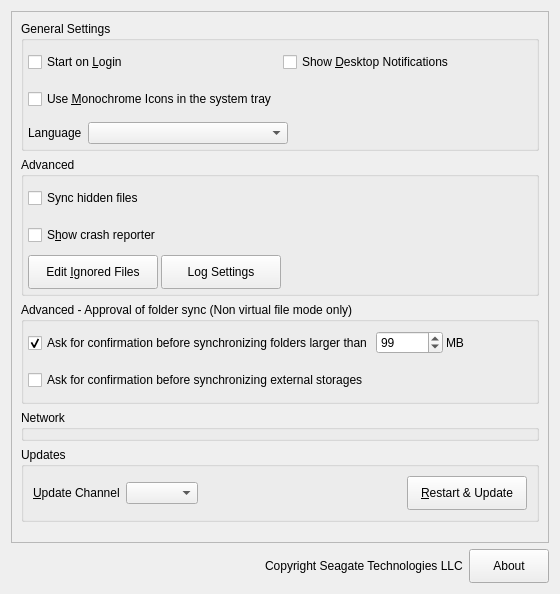
<?xml version="1.0" encoding="UTF-8"?>
<ui version="4.0">
 <class>CUR::GeneralSettings</class>
 <widget class="QWidget" name="CUR::GeneralSettings">
  <property name="geometry">
   <rect>
    <x>0</x>
    <y>0</y>
    <width>560</width>
    <height>594</height>
   </rect>
  </property>
  <property name="windowTitle">
   <string>Form</string>
  </property>
  <layout class="QVBoxLayout" name="verticalLayout_3">
   <item>
    <widget class="QScrollArea" name="scrollArea">
     <property name="widgetResizable">
      <bool>true</bool>
     </property>
     <widget class="QWidget" name="scrollAreaWidgetContents_2">
      <property name="geometry">
       <rect>
        <x>0</x>
        <y>0</y>
        <width>544</width>
        <height>539</height>
       </rect>
      </property>
      <layout class="QVBoxLayout" name="verticalLayout_5">
       <item>
        <widget class="QGroupBox" name="generalGroupBox">
         <property name="title">
          <string>General Settings</string>
         </property>
         <layout class="QVBoxLayout" name="verticalLayout_2">
          <property name="leftMargin">
           <number>4</number>
          </property>
          <property name="topMargin">
           <number>4</number>
          </property>
          <property name="rightMargin">
           <number>4</number>
          </property>
          <property name="bottomMargin">
           <number>4</number>
          </property>
          <item>
           <layout class="QHBoxLayout" name="horizontalLayout_7">
            <item>
             <widget class="QFrame" name="frame">
              <layout class="QGridLayout" name="gridLayout">
               <property name="leftMargin">
                <number>0</number>
               </property>
               <property name="topMargin">
                <number>0</number>
               </property>
               <property name="rightMargin">
                <number>0</number>
               </property>
               <property name="bottomMargin">
                <number>0</number>
               </property>
               <property name="verticalSpacing">
                <number>3</number>
               </property>
               <item row="1" column="0">
                <widget class="CCheckBox" name="monoIconsCheckBox">
                 <property name="sizePolicy">
                  <sizepolicy hsizetype="Preferred" vsizetype="Fixed">
                   <horstretch>0</horstretch>
                   <verstretch>0</verstretch>
                  </sizepolicy>
                 </property>
                 <property name="minimumSize">
                  <size>
                   <width>0</width>
                   <height>34</height>
                  </size>
                 </property>
                 <property name="maximumSize">
                  <size>
                   <width>16777215</width>
                   <height>34</height>
                  </size>
                 </property>
                 <property name="text">
                  <string>Use &amp;Monochrome Icons in the system tray</string>
                 </property>
                </widget>
               </item>
               <item row="0" column="0">
                <widget class="CCheckBox" name="autostartCheckBox">
                 <property name="sizePolicy">
                  <sizepolicy hsizetype="Preferred" vsizetype="Fixed">
                   <horstretch>0</horstretch>
                   <verstretch>0</verstretch>
                  </sizepolicy>
                 </property>
                 <property name="minimumSize">
                  <size>
                   <width>0</width>
                   <height>34</height>
                  </size>
                 </property>
                 <property name="maximumSize">
                  <size>
                   <width>16777215</width>
                   <height>34</height>
                  </size>
                 </property>
                 <property name="text">
                  <string>Start on &amp;Login</string>
                 </property>
                </widget>
               </item>
               <item row="0" column="1">
                <widget class="CCheckBox" name="desktopNotificationsCheckBox">
                 <property name="sizePolicy">
                  <sizepolicy hsizetype="Preferred" vsizetype="Fixed">
                   <horstretch>0</horstretch>
                   <verstretch>0</verstretch>
                  </sizepolicy>
                 </property>
                 <property name="minimumSize">
                  <size>
                   <width>200</width>
                   <height>34</height>
                  </size>
                 </property>
                 <property name="maximumSize">
                  <size>
                   <width>16777215</width>
                   <height>34</height>
                  </size>
                 </property>
                 <property name="text">
                  <string>Show &amp;Desktop Notifications</string>
                 </property>
                </widget>
               </item>
              </layout>
             </widget>
            </item>
            <item>
             <spacer name="horizontalSpacer">
              <property name="orientation">
               <enum>Qt::Orientation::Horizontal</enum>
              </property>
              <property name="sizeHint" stdset="0">
               <size>
                <width>40</width>
                <height>20</height>
               </size>
              </property>
             </spacer>
            </item>
           </layout>
          </item>
          <item>
           <layout class="QHBoxLayout" name="horizontalLayout_6">
            <item>
             <widget class="QLabel" name="languageLabel">
              <property name="sizePolicy">
               <sizepolicy hsizetype="Maximum" vsizetype="Preferred">
                <horstretch>0</horstretch>
                <verstretch>0</verstretch>
               </sizepolicy>
              </property>
              <property name="locale">
               <locale language="English" country="UnitedStates"/>
              </property>
              <property name="text">
               <string>Language</string>
              </property>
             </widget>
            </item>
            <item>
             <widget class="QComboBox" name="languageDropdown">
              <property name="sizePolicy">
               <sizepolicy hsizetype="Minimum" vsizetype="Fixed">
                <horstretch>0</horstretch>
                <verstretch>0</verstretch>
               </sizepolicy>
              </property>
              <property name="minimumSize">
               <size>
                <width>200</width>
                <height>0</height>
               </size>
              </property>
              <property name="cursor">
               <cursorShape>PointingHandCursor</cursorShape>
              </property>
              <property name="currentText">
               <string/>
              </property>
             </widget>
            </item>
            <item>
             <spacer name="horizontalSpacer_2">
              <property name="orientation">
               <enum>Qt::Orientation::Horizontal</enum>
              </property>
              <property name="sizeHint" stdset="0">
               <size>
                <width>40</width>
                <height>20</height>
               </size>
              </property>
             </spacer>
            </item>
           </layout>
          </item>
         </layout>
        </widget>
       </item>
       <item>
        <widget class="QGroupBox" name="advancedGroupBox">
         <property name="title">
          <string>Advanced</string>
         </property>
         <layout class="QHBoxLayout" name="horizontalLayout_5">
          <property name="leftMargin">
           <number>4</number>
          </property>
          <property name="topMargin">
           <number>4</number>
          </property>
          <property name="rightMargin">
           <number>4</number>
          </property>
          <property name="bottomMargin">
           <number>4</number>
          </property>
          <item>
           <layout class="QVBoxLayout" name="verticalLayout_6">
            <property name="spacing">
             <number>3</number>
            </property>
            <item>
             <widget class="CCheckBox" name="syncHiddenFilesCheckBox">
              <property name="minimumSize">
               <size>
                <width>0</width>
                <height>34</height>
               </size>
              </property>
              <property name="maximumSize">
               <size>
                <width>300</width>
                <height>34</height>
               </size>
              </property>
              <property name="text">
               <string>Sync hidden files</string>
              </property>
             </widget>
            </item>
            <item>
             <widget class="CCheckBox" name="crashreporterCheckBox">
              <property name="sizePolicy">
               <sizepolicy hsizetype="MinimumExpanding" vsizetype="Fixed">
                <horstretch>0</horstretch>
                <verstretch>0</verstretch>
               </sizepolicy>
              </property>
              <property name="minimumSize">
               <size>
                <width>0</width>
                <height>34</height>
               </size>
              </property>
              <property name="maximumSize">
               <size>
                <width>300</width>
                <height>34</height>
               </size>
              </property>
              <property name="text">
               <string>S&amp;how crash reporter</string>
              </property>
             </widget>
            </item>
            <item>
             <layout class="QHBoxLayout" name="horizontalLayout_4">
              <item>
               <widget class="QPushButton" name="ignoredFilesButton">
                <property name="minimumSize">
                 <size>
                  <width>130</width>
                  <height>34</height>
                 </size>
                </property>
                <property name="maximumSize">
                 <size>
                  <width>16777215</width>
                  <height>34</height>
                 </size>
                </property>
                <property name="cursor">
                 <cursorShape>PointingHandCursor</cursorShape>
                </property>
                <property name="text">
                 <string>Edit &amp;Ignored Files</string>
                </property>
               </widget>
              </item>
              <item>
               <widget class="QPushButton" name="logSettingsButton">
                <property name="minimumSize">
                 <size>
                  <width>120</width>
                  <height>34</height>
                 </size>
                </property>
                <property name="maximumSize">
                 <size>
                  <width>16777215</width>
                  <height>34</height>
                 </size>
                </property>
                <property name="cursor">
                 <cursorShape>PointingHandCursor</cursorShape>
                </property>
                <property name="text">
                 <string>Log Settings</string>
                </property>
               </widget>
              </item>
              <item>
               <spacer name="spacer_3">
                <property name="orientation">
                 <enum>Qt::Orientation::Horizontal</enum>
                </property>
                <property name="sizeHint" stdset="0">
                 <size>
                  <width>555</width>
                  <height>20</height>
                 </size>
                </property>
               </spacer>
              </item>
             </layout>
            </item>
           </layout>
          </item>
         </layout>
        </widget>
       </item>
       <item>
        <widget class="QGroupBox" name="groupBox_non_vfs">
         <property name="title">
          <string>Advanced - Approval of folder sync (Non virtual file mode only)</string>
         </property>
         <layout class="QVBoxLayout" name="verticalLayout">
          <property name="spacing">
           <number>3</number>
          </property>
          <property name="leftMargin">
           <number>4</number>
          </property>
          <property name="topMargin">
           <number>4</number>
          </property>
          <property name="rightMargin">
           <number>4</number>
          </property>
          <property name="bottomMargin">
           <number>4</number>
          </property>
          <item>
           <layout class="QHBoxLayout" name="horizontalLayout_3">
            <item>
             <widget class="CCheckBox" name="newFolderLimitCheckBox">
              <property name="minimumSize">
               <size>
                <width>0</width>
                <height>34</height>
               </size>
              </property>
              <property name="maximumSize">
               <size>
                <width>16777215</width>
                <height>34</height>
               </size>
              </property>
              <property name="text">
               <string>Ask for confirmation before synchronizing folders larger than</string>
              </property>
              <property name="checked">
               <bool>true</bool>
              </property>
             </widget>
            </item>
            <item>
             <widget class="QSpinBox" name="newFolderLimitSpinBox">
              <property name="maximum">
               <number>999999</number>
              </property>
              <property name="value">
               <number>99</number>
              </property>
             </widget>
            </item>
            <item>
             <widget class="QLabel" name="label">
              <property name="text">
               <string extracomment="Trailing part of &quot;Ask confirmation before syncing folder larger than&quot; ">MB</string>
              </property>
             </widget>
            </item>
            <item>
             <spacer name="horizontalSpacer_3">
              <property name="orientation">
               <enum>Qt::Orientation::Horizontal</enum>
              </property>
              <property name="sizeHint" stdset="0">
               <size>
                <width>40</width>
                <height>20</height>
               </size>
              </property>
             </spacer>
            </item>
           </layout>
          </item>
          <item>
           <widget class="CCheckBox" name="newExternalStorage">
            <property name="minimumSize">
             <size>
              <width>0</width>
              <height>34</height>
             </size>
            </property>
            <property name="maximumSize">
             <size>
              <width>16777215</width>
              <height>34</height>
             </size>
            </property>
            <property name="text">
             <string>Ask for confirmation before synchronizing external storages</string>
            </property>
           </widget>
          </item>
         </layout>
        </widget>
       </item>
       <item>
        <widget class="QGroupBox" name="groupBox">
         <property name="title">
          <string>Network</string>
         </property>
         <layout class="QVBoxLayout" name="verticalLayout_4">
          <property name="leftMargin">
           <number>4</number>
          </property>
          <property name="topMargin">
           <number>4</number>
          </property>
          <property name="rightMargin">
           <number>4</number>
          </property>
          <property name="bottomMargin">
           <number>4</number>
          </property>
          <item>
           <widget class="NetworkSettings" name="widget" native="true"/>
          </item>
         </layout>
        </widget>
       </item>
       <item>
        <widget class="QGroupBox" name="updaterWidget">
         <property name="title">
          <string>Updates</string>
         </property>
         <layout class="QHBoxLayout" name="horizontalLayout">
          <item>
           <widget class="QLabel" name="updateChannelLabel">
            <property name="sizePolicy">
             <sizepolicy hsizetype="Maximum" vsizetype="Preferred">
              <horstretch>0</horstretch>
              <verstretch>0</verstretch>
             </sizepolicy>
            </property>
            <property name="text">
             <string>&amp;Update Channel</string>
            </property>
            <property name="buddy">
             <cstring>updateChannel</cstring>
            </property>
           </widget>
          </item>
          <item>
           <widget class="QComboBox" name="updateChannel">
            <property name="sizePolicy">
             <sizepolicy hsizetype="Maximum" vsizetype="Fixed">
              <horstretch>0</horstretch>
              <verstretch>0</verstretch>
             </sizepolicy>
            </property>
            <property name="cursor">
             <cursorShape>PointingHandCursor</cursorShape>
            </property>
           </widget>
          </item>
          <item>
           <widget class="QLabel" name="updateStateLabel">
            <property name="text">
             <string/>
            </property>
            <property name="wordWrap">
             <bool>true</bool>
            </property>
            <property name="openExternalLinks">
             <bool>true</bool>
            </property>
           </widget>
          </item>
          <item>
           <widget class="QPushButton" name="restartButton">
            <property name="sizePolicy">
             <sizepolicy hsizetype="Maximum" vsizetype="Fixed">
              <horstretch>0</horstretch>
              <verstretch>0</verstretch>
             </sizepolicy>
            </property>
            <property name="minimumSize">
             <size>
              <width>120</width>
              <height>34</height>
             </size>
            </property>
            <property name="maximumSize">
             <size>
              <width>16777215</width>
              <height>34</height>
             </size>
            </property>
            <property name="cursor">
             <cursorShape>PointingHandCursor</cursorShape>
            </property>
            <property name="text">
             <string>&amp;Restart &amp;&amp; Update</string>
            </property>
           </widget>
          </item>
         </layout>
        </widget>
       </item>
       <item>
        <spacer name="verticalSpacer">
         <property name="orientation">
          <enum>Qt::Orientation::Vertical</enum>
         </property>
         <property name="sizeHint" stdset="0">
          <size>
           <width>20</width>
           <height>40</height>
          </size>
         </property>
        </spacer>
       </item>
      </layout>
     </widget>
    </widget>
   </item>
   <item>
    <widget class="QWidget" name="versionInfoWidget" native="true">
     <layout class="QHBoxLayout" name="horizontalLayout_2">
      <property name="leftMargin">
       <number>0</number>
      </property>
      <property name="topMargin">
       <number>0</number>
      </property>
      <property name="rightMargin">
       <number>0</number>
      </property>
      <property name="bottomMargin">
       <number>0</number>
      </property>
      <item>
       <spacer name="spacer">
        <property name="orientation">
         <enum>Qt::Orientation::Horizontal</enum>
        </property>
        <property name="sizeHint" stdset="0">
         <size>
          <width>40</width>
          <height>20</height>
         </size>
        </property>
       </spacer>
      </item>
      <item>
       <widget class="QLabel" name="copyrightLabel">
        <property name="cursor">
         <cursorShape>ArrowCursor</cursorShape>
        </property>
        <property name="text">
         <string notr="true">Copyright Seagate Technologies LLC</string>
        </property>
        <property name="textInteractionFlags">
         <set>Qt::TextInteractionFlag::LinksAccessibleByMouse|Qt::TextInteractionFlag::TextSelectableByMouse</set>
        </property>
       </widget>
      </item>
      <item>
       <widget class="QPushButton" name="about_pushButton">
        <property name="minimumSize">
         <size>
          <width>0</width>
          <height>34</height>
         </size>
        </property>
        <property name="maximumSize">
         <size>
          <width>16777215</width>
          <height>34</height>
         </size>
        </property>
        <property name="cursor">
         <cursorShape>PointingHandCursor</cursorShape>
        </property>
        <property name="text">
         <string>About</string>
        </property>
       </widget>
      </item>
     </layout>
    </widget>
   </item>
  </layout>
 </widget>
 <customwidgets>
  <customwidget>
   <class>NetworkSettings</class>
   <extends>QWidget</extends>
   <header>networksettings.h</header>
   <container>1</container>
  </customwidget>
  <customwidget>
   <class>CCheckBox</class>
   <extends>QCheckBox</extends>
   <header>gui/customui/ccheckbox.h</header>
  </customwidget>
 </customwidgets>
 <tabstops>
  <tabstop>autostartCheckBox</tabstop>
  <tabstop>monoIconsCheckBox</tabstop>
  <tabstop>syncHiddenFilesCheckBox</tabstop>
  <tabstop>crashreporterCheckBox</tabstop>
  <tabstop>ignoredFilesButton</tabstop>
  <tabstop>logSettingsButton</tabstop>
  <tabstop>newFolderLimitCheckBox</tabstop>
  <tabstop>newFolderLimitSpinBox</tabstop>
  <tabstop>newExternalStorage</tabstop>
  <tabstop>updateChannel</tabstop>
  <tabstop>restartButton</tabstop>
  <tabstop>scrollArea</tabstop>
 </tabstops>
 <resources/>
 <connections>
  <connection>
   <sender>newFolderLimitCheckBox</sender>
   <signal>toggled(bool)</signal>
   <receiver>newFolderLimitSpinBox</receiver>
   <slot>setEnabled(bool)</slot>
   <hints>
    <hint type="sourcelabel">
     <x>245</x>
     <y>139</y>
    </hint>
    <hint type="destinationlabel">
     <x>412</x>
     <y>141</y>
    </hint>
   </hints>
  </connection>
 </connections>
</ui>
